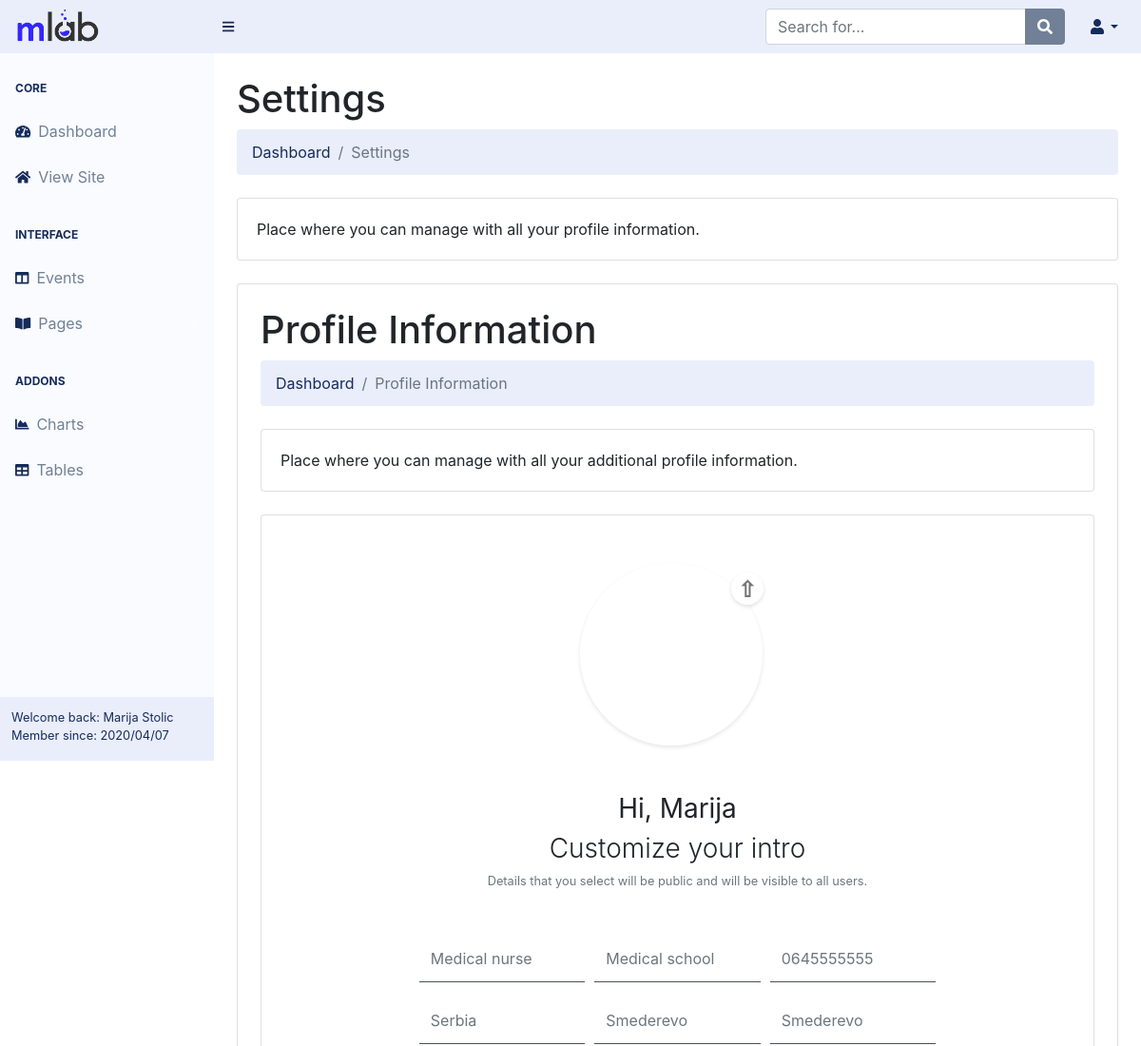
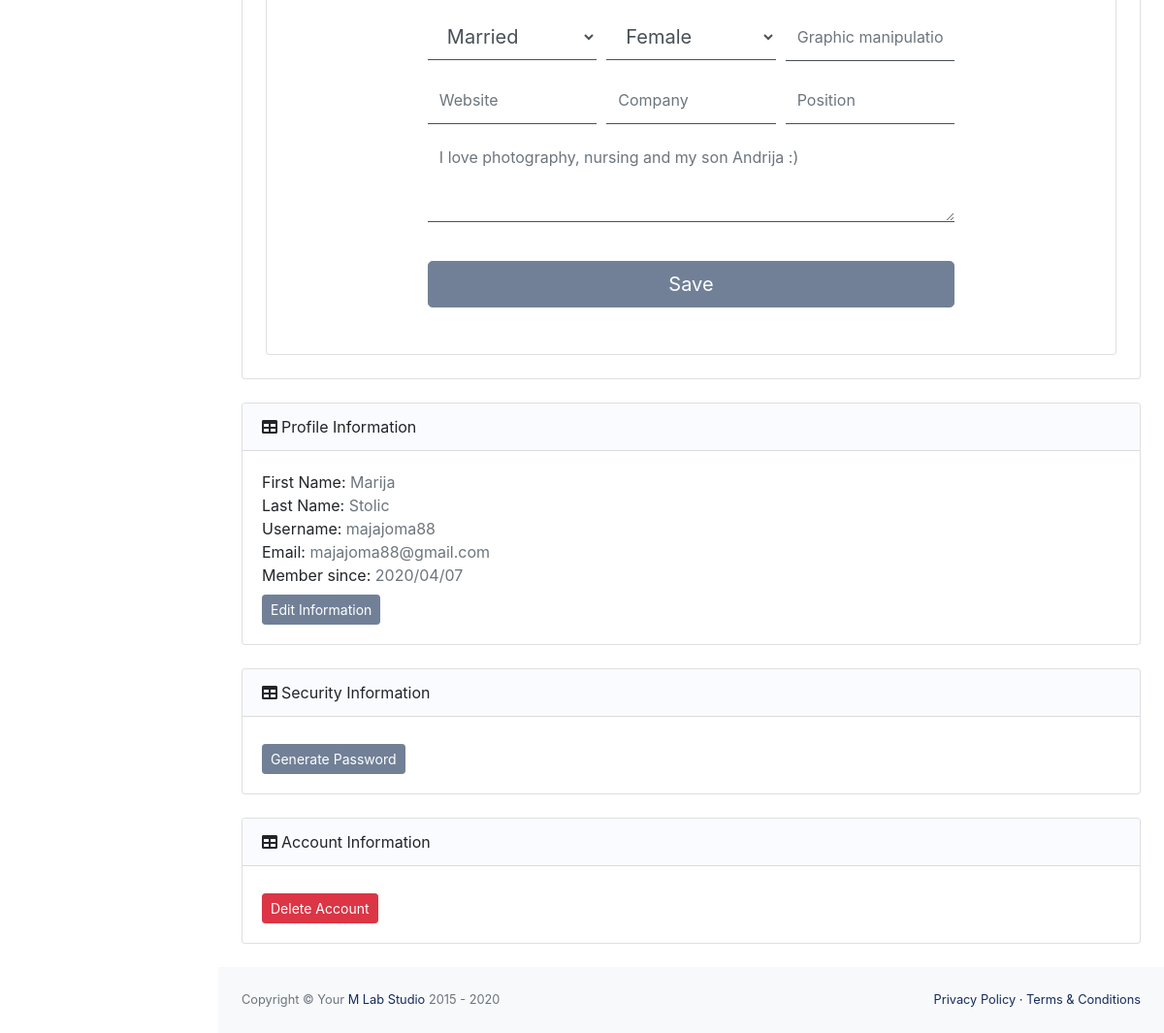
/backend/pages/profile-settings.php (signed in), run on the app's committed database (2 pictures, top to bottom).
### tables this page shows
CREATE TABLE `users` (
  `id` int(255) NOT NULL,
  `fname` varchar(20) NOT NULL,
  `lname` varchar(20) NOT NULL,
  `username` varchar(100) NOT NULL,
  `email` varchar(100) NOT NULL,
  `password` varchar(100) NOT NULL,
  `profile_image` varchar(100) NOT NULL,
  `work` varchar(50) NOT NULL,
  `education` varchar(50) NOT NULL,
  `phone_number` varchar(30) NOT NULL,
  `state` varchar(30) NOT NULL,
  `current_city` varchar(30) NOT NULL,
  `home_town` varchar(30) NOT NULL,
  `relationship_status` varchar(30) NOT NULL,
  `gender` varchar(30) NOT NULL,
  `hobbies` varchar(100) NOT NULL,
  `website` varchar(30) NOT NULL,
  `company` varchar(30) NOT NULL,
  `position` varchar(30) NOT NULL,
  `bio` varchar(250) NOT NULL,
  `date` timestamp NOT NULL DEFAULT current_timestamp(),
  `user_role` int(10) NOT NULL
);

### backend/config/Db.php (called while the page is built)
<?php
$dbhost = 'localhost';
$dbuser = 'root';
$dbpass = '';
$dbname = 'app';
$db = new Database($dbhost, $dbuser, $dbpass, $dbname);

### backend/config/Database.php (called while the page is built, shortened)
<?php
require_once 'Db.php';
class Database
{
    public $connection;
    protected $query;
    public function __construct($dbhost = 'localhost', $dbuser = 'root', $dbpass = '', $dbname = 'app', $charset = 'utf8')
    {
        $this->connection = new mysqli($dbhost, $dbuser, $dbpass, $dbname);
        $this->connection->set_charset($charset);
    }
    public function query($query)
    {
        if ($this->query = $this->connection->prepare($query)) {
            if (func_num_args() > 1) {
                $x = func_get_args();
                $args = array_slice($x, 1);
                $types = '';
                $args_ref = array();
                foreach ($args as $k => &$arg) {
                    if (is_array($args[$k])) {
                        foreach ($args[$k] as $j => &$a) {
                            $types .= $this->_gettype($args[$k][$j]);
                            $args_ref[] = &$a;
                        }
                    } else {
                        $types .= $this->_gettype($args[$k]);
                        $args_ref[] = &$arg;
                    }
                }
                array_unshift($args_ref, $types);
                call_user_func_array(array($this->query, 'bind_param'), $args_ref);
            }
            $this->query->execute();
        } else {
            $this->error('Unable to prepare MySQL statement (check your syntax) - ' . $this->connection->error);
        }
        return $this;
    }
    public function fetchAll($callback = null)
    {
        $params = array();
        $row = array();
        $meta = $this->query->result_metadata();
        while ($field = $meta->fetch_field()) {
            $params[] = &$row[$field->name];
        }
        call_user_func_array(array($this->query, 'bind_result'), $params);
        $result = array();
        while ($this->query->fetch()) {
            $r = array();
            foreach ($row as $key => $val) {
                $r[$key] = $val;
            }
            if ($callback != null && is_callable($callback)) {
                $value = call_user_func($callback, $r);
                if ($value == 'break') break;
            } else {
                $result[] = $r;
            }
        }
        $this->query_closed = TRUE;
        return $result;
    }
    private function _gettype($var)
    {
        if (is_string($var)) return 's';
        if (is_int($var)) return 'i';
        return 'b';
    }
}

### backend/src/templates/template-parts/setting-page/additional-profile-information/additional-profile-information.php (called while the page is built, shortened)
<?php
include 'additional-profile-information-form.php';

### backend/config/Localization.php (called while the page is built, shortened)
<?php
class Localization
{
    static public function localizationString( string $select ): string
    {
        return self::$strings [ $select ] ?? '';
    }
    static private $strings = array(
        'customize'                         => 'Customize your intro',
        'detail_user'                       => 'Details that you select will be public and will be visible to all users.',
        'profile_information'               => 'Profile Information',
        'dashboard_breadcrumb'              => 'Dashboard',
        'profile_information_breadcrumb'    => 'Profile Information',
        'info_additional_information'       => 'Place where you can manage with all your additional profile information.',
        'relationship_status'               => 'Relationship status',
        'single'                            => 'Single',
        'in_relationship'                   => 'In a Relationship',
        'engaded'                           => 'Engaded',
        'married'                           => 'Married',
        'civil_partnership'                 => 'In a civil partnership',
        'domestic_partnership'              => 'In a domestic partnership',
        'open_partnership'                  => 'In a open relationship',
        'complicated'                       => 'It\'s complicated',
        'separated'                         => 'Separated',
        'divorced'                          => 'Divorced',
        'widowed'                           => 'Widowed',
        'gender'                            => 'Gender',
        'male'                              => 'Male',
        'female'                            => 'Female',
        'custom'                            => 'Custom',
        'not_to_say'                        => 'Prefer not to say',
    );
}

### backend/config/Functions.php (called while the page is built, shortened)
<?php
class Functions
{
    public function selectQuery($path, $dataQuery, $index, $placeholderIndex)
    {
        if (!empty($path)) :
            if (!empty($dataQuery[$index])) : return $path.$dataQuery[$index]; else : return $placeholderIndex; endif;
        else :
            if (!empty($dataQuery[$index])) : return $dataQuery[$index]; else : return $placeholderIndex; endif;
        endif;
    }
}
$function = new Functions();

### backend/src/templates/template-parts/setting-page/additional-profile-information/additional-profile-information-form.php (the view, shortened to what this page needs)
<?php
$username = $_SESSION['username'];
$selectAddProfile = $db->query('SELECT profile_image, work, education, phone_number, state, current_city, home_town, relationship_status, gender, hobbies, website, company, position, bio FROM users WHERE username = ?', $username)->fetchAll();
foreach ($selectAddProfile as $profile) {  ?>
<div class="container-fluid">
    <h1 class="mt-4"><?= Localization::localizationString('profile_information') ?></h1>
    <ol class="breadcrumb mb-4">
        <li class="breadcrumb-item"><a href="../../../../../../index.php"><?= Localization::localizationString('dashboard_breadcrumb') ?></a></li>
        <li class="breadcrumb-item active"><?= Localization::localizationString('profile_information_breadcrumb');?></li>
    </ol>
    <div class="card mb-4">
        <div class="card-body"><?= Localization::localizationString('info_additional_information') ?></div>
    </div>
    <div class="card mb-4">
        <div class="container">
            <div class="row justify-content-center">
                <div class="col-lg-8 mb-5">
                    <div class="border-0 rounded-lg mt-5">
                        <form class="md-form" method="post" enctype="multipart/form-data">
                            <?php include '../src/templates/auth/login/login.php'; ?>
                            <div class="container">
                                <div class="avatar-upload">
                                    <div class="avatar-edit">
                                        <label for="imageUpload"></label>
                                    </div>
                                    <div class="avatar-preview">
                                        <div id="imagePreview" style="background-image: url('<?= $function->selectQuery('../pages/assets/img/uploaded_image/', $profile, 'profile_image', '../pages/assets/img/brands/avatar.png') ?>');">
                                        </div>
                                    </div>
                                </div>
                            </div>
                            <h3 class="text-center font-weight-normal">Hi, <?= $_SESSION['fname'] ?></h3>
                            <h3 class="text-center font-weight-light"><?= Localization::localizationString ( 'customize' ); ?></h3>
                            <small id="username" class="text-center form-text text-muted mb-5"><?= Localization::localizationString ( 'detail_user' ); ?></small>
                            <div class="form-row">
                                <div class="col-md-4">
                                    <div class="form-group">
                                        <input class="form-control py-4 bottom-border" id="work" type="text" name="work" placeholder="<?= $function->selectQuery('', $profile, 'work', 'Work') ?>" required/>
                                    </div>
                                </div>
                                <div class="col-md-4">
                                    <div class="form-group">
                                        <input class="form-control py-4 bottom-border" id="education" type="text" name="education" placeholder="<?= $function->selectQuery('', $profile, 'education', 'Education') ?>" required />
                                    </div>
                                </div>
                                <div class="col-md-4">
                                    <div class="form-group">
                                        <input class="form-control py-4 bottom-border" id="phoneNumber" type="tel" name="phoneNumber" placeholder="<?= $function->selectQuery('', $profile, 'phone_number', 'Phone Number') ?>" />
                                    </div>
                                </div>
                            </div>
                            <div class="form-row">
                                <div class="col-md-4">
                                    <div class="form-group">
                                        <input class="form-control py-4 bottom-border" id="state" type="text" name="state" placeholder="<?= $function->selectQuery('', $profile, 'state', 'State') ?>" required />
                                    </div>
                                </div>
                                <div class="col-md-4">
                                    <div class="form-group">
                                        <input class="form-control py-4 bottom-border" id="currentCity" type="text" name="currentCity" placeholder="<?= $function->selectQuery('', $profile, 'current_city', 'Current City') ?>" required />
                                    </div>
                                </div>
                                <div class="col-md-4">
                                    <div class="form-group">
                                        <input class="form-control py-4 bottom-border" id="homeTown" type="text" name="homeTown" placeholder="<?= $function->selectQuery('', $profile, 'home_town', 'Home Town') ?>"  required/>
                                    </div>
                                </div>
                            </div>
                            <div class="form-row">
                                <div class="col-md-4">
                                    <select class="form-control form-control-lg bottom-border" id="relationshipStatus" name="relationshipStatus[]" required>
                                        <option value=""><?= $function->selectQuery('', $profile, 'relationship_status', Localization::localizationString('relationship_status')); ?></option>
                                    </select>
                                </div>
                                <div class="col-md-4">
                                    <select class="form-control form-control-lg bottom-border" id="gender" name="gender[]" required>
                                        <option value=""><?= $function->selectQuery('', $profile, 'gender', Localization::localizationString('gender')); ?></option>
                                    </select>
                                </div>
                                <div class="col-md-4">
                                    <div class="form-group">
                                        <input class="form-control py-4 bottom-border" id="hobbies" type="text" name="hobbies" placeholder="<?= $function->selectQuery('', $profile, 'hobbies', 'Hobbies') ?>" required />
                                    </div>
                                </div>
                            </div>
                            <div class="form-row">
                                <div class="col-md-4">
                                    <div class="form-group">
                                        <input class="form-control py-4 bottom-border" id="website" type="text" name="website" placeholder="<?= $function->selectQuery('', $profile, 'website', 'Website') ?>" />
                                    </div>
                                </div>
                                <div class="col-md-4">
                                    <div class="form-group">
                                        <input class="form-control py-4 bottom-border" id="company" type="text" name="company" placeholder="<?= $function->selectQuery('', $profile, 'company', 'Company') ?>" />
                                    </div>
                                </div>
                                <div class="col-md-4">
                                    <div class="form-group">
                                        <input class="form-control py-4 bottom-border" id="position" type="text" name="position" placeholder="<?= $function->selectQuery('', $profile, 'position', 'Position') ?>" />
                                    </div>
                                </div>
                            </div>
                            <div class="form-row">
                                <div class="col-md-12">
                                    <div class="form-group">
                                        <textarea class="form-control bottom-border" name="bio" rows="3" placeholder="<?= $function->selectQuery('', $profile, 'bio', 'Write something about you...') ?>" required></textarea>
                                    </div>
                                </div>
                            </div>
                            <div class="form-group d-flex align-items-center justify-content-between mt-4 mb-0">
                                <input type="submit" class="btn btn-primary btn-lg btn-block" value="Save" name="additionalSubmit">
                            </div>
                        </form>
                    </div>
                </div>
            </div>
        </div>
    </div>
</div>
<?php }  ?>

### backend/src/templates/template-parts/setting-page/profile-information/profile-information.php (shortened to what this page needs)
<?php
$settings = $db->query('SELECT * FROM users WHERE id = ?', $_SESSION['id'])->fetchAll();
foreach ($settings as $setting) { ?>
    <p class="mb-0">First Name: <span class="text-muted"><?php echo $setting['fname']; ?></span></p>
    <p class="mb-0">Last Name: <span class="text-muted"><?php echo $setting['lname']; ?></span></p>
    <p class="mb-0">Username: <span class="text-muted"><?php echo $setting['username']; ?></span></p>
    <p class="mb-0">Email: <span class="text-muted"><?php echo $setting['email']; ?></span></p>
    <p class="mb-0">Member since: <span class="text-muted"><?php echo strstr(str_replace('-', '/', $setting['date']), ' ', true); ?></span></p>
<?php }

### data on the page
users: work "Medical nurse", education "Medical school", phoneNumber "0645555555", state "Serbia", currentCity "Smederevo", homeTown "Smederevo", relationship_status "Married", gender "Female", hobbies "Graphic manipulation", website "Website", company "Company", position "Position", bio "I love photography, nursing and my son Andrija :)", fname "Marija", lname "Stolic", username "majajoma88", email "majajoma88@gmail.com", date "2020/04/07"

### other printed values
$_SESSION['fname'] "Marija"
$_SESSION['lname'] "Stolic"
strstr(str_replace('-', '/', $_SESSION['date']), ' ', true) "2020/04/07"
